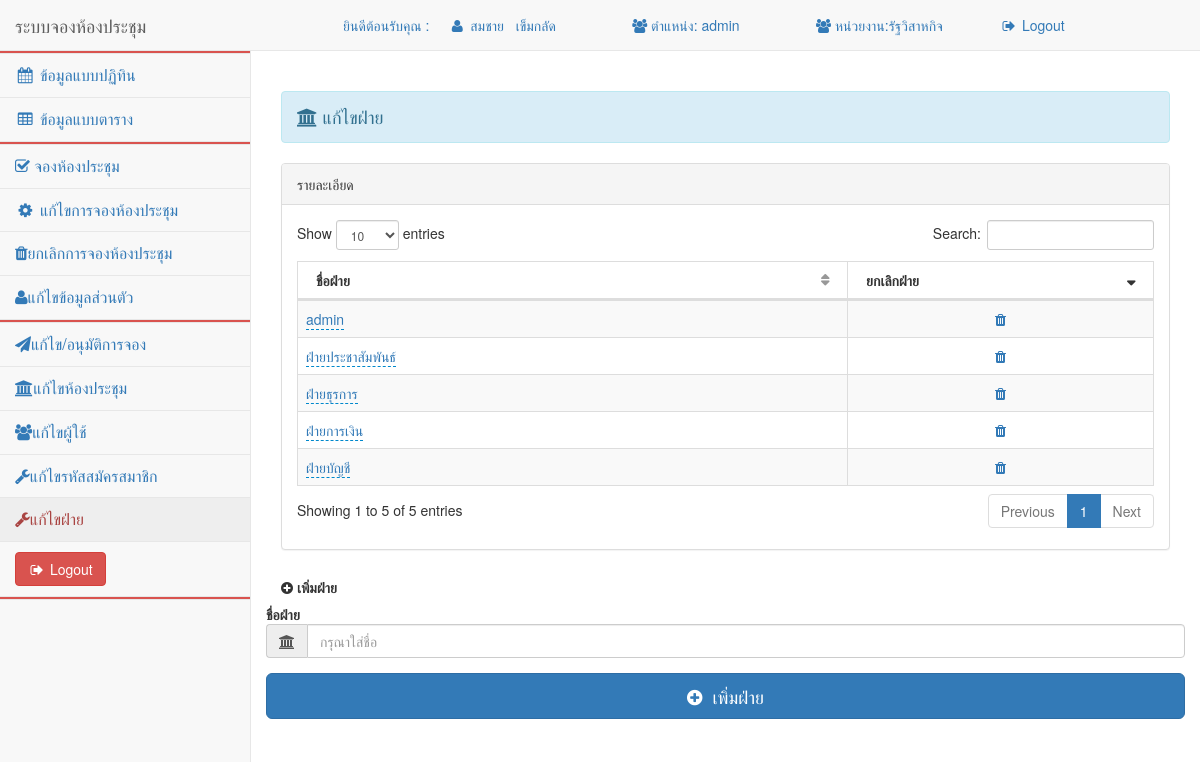
The app's page /pages/main.php?menu=5editGroup (signed in) with its own data.
### tables this page shows
CREATE TABLE `group` (
  `id_Group` int(11) NOT NULL COMMENT 'รันออโต้ ไอดีกลุ่มฝ่าย',
  `name_Group` varchar(100) NOT NULL COMMENT 'ชื่อกลุ่มฝ่าย'
);

### pages/editGroupAdmin.php (the view, shortened to what this page needs)
<?php
$mysqli = connect();
?>
 <div class="row">
                <div class="col-lg-12">
                    <h4 class="page-header alert alert-info"><i class="fa fa-university" aria-hidden="true"></i> แก้ไขฝ่าย</h3>
                </div>
          </div>
<div class="row">
                    <div class="col-lg-12">
<div class="row">
                <div class="col-lg-12">
                    <div class="panel panel-default">
 <div class="panel-heading">
                            รายละเอียด
                        </div>
 <?php
	$sql=" SELECT * FROM  `group` ";
    $result = $mysqli->query($sql);
		 ?>
                        <div class="panel-body">
                            <div class="dataTable_wrapper">
                                <table class="table table-striped table-bordered table-hover" id="dataTables1">
                                    <thead>
                                        <tr>
											<th width="18%">ชื่อฝ่าย</th>
                                            <th width="10%">ยกเลิกฝ่าย</th>
                                        </tr>
                                    </thead>
                                    <tbody>
                                    <?php
                                    while($rs=$result->fetch_object()){
										?>
                                        <tr>
    <td class="name">
      <a href="#" id="name<?php echo $rs->id_Group ; ?>" data-url="edit-Group.php" data-pk="<?php echo $rs->id_Group ; ?>" data-value="<?php echo $rs->name_Group; ?>" data-name="name"><?php echo $rs->name_Group;?></a>
	</td>
    <td align="center">
      <a href="del-group.php?id=<?php echo $rs->id_Group; ?>"><i class="fa fa-trash" aria-hidden="true"></i></a>
	</td>
                                        </tr>
                                    <?php
									}
									?>
                                    </tbody>
                                </table>
                            </div>
    </div>   </div>
    <form class="form-horizontal" method="post" action="addGroupAdmin.php">
					<label for="name" class="cols-sm-5 control-label"><i class="fa fa-plus-circle" aria-hidden="true"></i> เพิ่มฝ่าย </label>
						<div class="form-group">
							<label for="name" class="cols-sm-2 control-label">ชื่อฝ่าย</label>
							<div class="cols-sm-10">
								<div class="input-group">
									<span class="input-group-addon"><i class="fa fa-university" aria-hidden="true"></i></span>
									<input type="text" class="form-control" name="name_Group"  placeholder="กรุณาใส่ชื่อ" required/>
								</div>
							</div>
						</div>
						<div class="form-group ">
							<button type="submit" class="btn btn-primary btn-lg btn-block login-button"><i class="fa fa-plus-circle" aria-hidden="true"></i> &nbsp;เพิ่มฝ่าย</button>
						</div>
					</form>
                    </div></div></div></div>

### fullcalendar.print.css (style rules this page uses)
th, td, hr, thead, tbody, .fc-row { border-color: #ccc !important; background: #fff !important; }

### records on screen
group: name_Group "admin"
group: name_Group "ฝ่ายประชาสัมพันธ์"
group: name_Group "ฝ่ายธุรการ"
group: name_Group "ฝ่ายการเงิน"
group: name_Group "ฝ่ายบัญชี"

### other values on screen
$_SESSION['uname'] "สมชาย"
$_SESSION['lname'] "เข็มกลัด"
$_SESSION['group'] "admin"
$_SESSION['depart'] "รัฐวิสาหกิจ"
